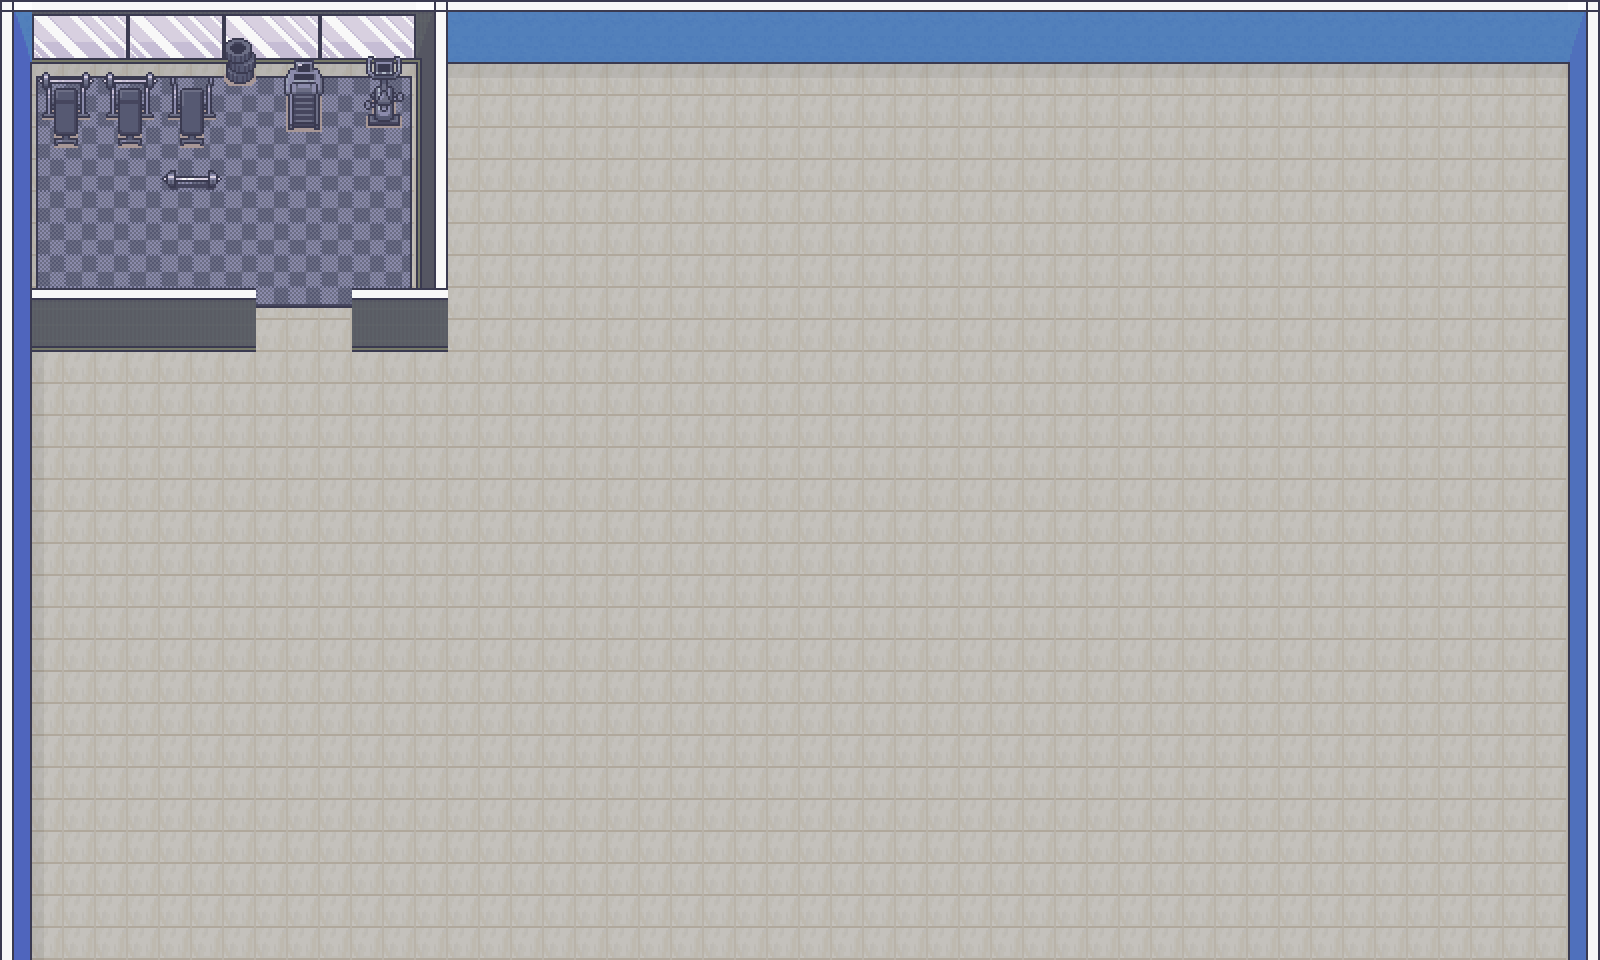

Tiled map render using the project's own tile images. Description and the map definition, with tile-layer contents summarised, below:
An orthogonal 50x30 tile map with 32x32 px tiles, 4 tile layers (Exterior, Wall-Floor, Meubels, Subwall), 3 tilesets.

<map version="1.5" tiledversion="1.7.2" orientation="orthogonal" renderorder="right-down" width="50" height="30" tilewidth="32" tileheight="32" infinite="0" nextlayerid="9" nextobjectid="14">
 <tileset firstgid="1" source="Tilesets/Meubelsx32.tsx" />
 <tileset firstgid="17025" source="Tilesets/Roomsx32.tsx" />
 <tileset firstgid="25309" source="Tiled/Tilesets/Roomsx32.tsx" />
 <layer id="1" name="Exterior" width="50" height="30">
  <data>[1500 cells, 1500 non-empty, 22 distinct tile ids]</data>
 </layer>
 <layer id="6" name="Wall-Floor" width="50" height="30">
  <data>[1500 cells, 120 non-empty, 15 distinct tile ids]</data>
 </layer>
 <layer id="7" name="Meubels" width="50" height="30">
  <data>[1500 cells, 42 non-empty, 36 distinct tile ids]</data>
 </layer>
 <layer id="8" name="Subwall" width="50" height="30">
  <data>[1500 cells, 20 non-empty, 4 distinct tile ids]</data>
 </layer>
</map>
